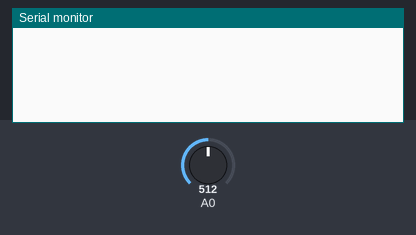
A sketch run on a simulated Arduino Uno, built with avr-gcc and run on an emulated ATmega328P. On the bench: the last lines printed to the serial monitor. Inputs (shaded band) come from the test bench; at power-on: A0 = 512.

Above: at 1.2 s.
1.3 s: A0 set to 716
At 2.7 s:
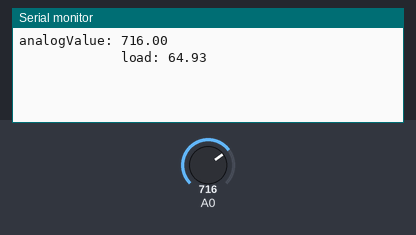
3.5 s: A0 set to 900
At 5.4 s:
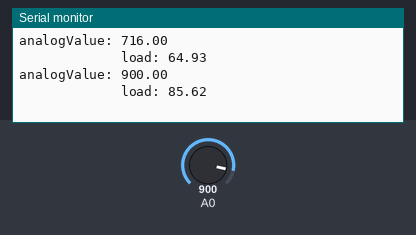

The sketch:

sontart_.ino
```cpp
// Arduino as load cell amplifier
// by Christian Liljedahl
// christian.liljedahl.dk

// Load cells are linear. So once you have established two data pairs, you can interpolate the rest.

// Step 1: Upload this sketch to your arduino board

// You need two loads of well know weight. In this example A = 10 kg. B = 30 kg
// Put on load A
// read the analog value showing (this is analogvalA)
// put on load B
// read the analog value B

// Enter you own analog values here
float loadA = 2.5; // kg
int analogvalA = 161; // analog reading taken with load A on the load cell

float loadB = 80; // kg
int analogvalB = 850; // analog reading taken with load B on the load cell

// Upload the sketch again, and confirm, that the kilo-reading from the serial output now is correct, using your known loads

float analogValueAverage = 0;

// How often do we do readings?
long time = 0; //
int timeBetweenReadings = 2000; // We want a reading every 200 ms;

void setup() {
  Serial.begin(9600);
}

void loop() {
  int analogValue = analogRead(0);

  // running average - We smooth the readings a little bit
  analogValueAverage = 0.99*analogValueAverage + 0.01*analogValue;

  // Is it time to print?
  if(millis() > time + timeBetweenReadings){
    float load = analogToLoad(analogValueAverage);

    Serial.print("analogValue: ");Serial.println(analogValueAverage);
    Serial.print("             load: ");Serial.println(load,2);
    time = millis();
  }
}

float analogToLoad(float analogval){

  // using a custom map-function, because the standard arduino map function only uses int
  float load = mapfloat(analogval, analogvalA, analogvalB, loadA, loadB);
  return load;
}

float mapfloat(float x, float in_min, float in_max, float out_min, float out_max)
{
  return (x - in_min) * (out_max - out_min) / (in_max - in_min) + out_min;
}
```

Measured:
- after the input at 1.3 s, the serial monitor: prints a new line after 0.70 s (image 1)
- after the input at 3.5 s, the serial monitor: prints a new line after 0.50 s (image 2)
